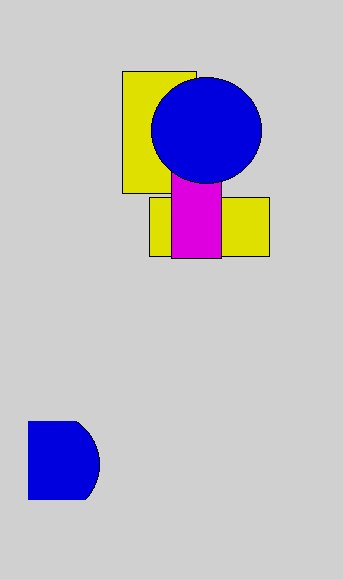
#> input picture Image Tampering/dataset/tampered/copy_move/copy_move_001.jpg, 343 x 579 px
$ python -i image_tampering_detector.py   (imports and definitions only)
#> lines starting #> are read from the running program, lines starting #| are printed output that depends on the picture; after the words box and inside, x2 and y2 are one past the last pixel; in counts of white or black regions, pixels touching at a corner belong together
import cv2
import numpy as np
from PIL import Image, ImageEnhance
import matplotlib.pyplot as plt
import os
import json
from scipy import ndimage
from sklearn.cluster import KMeans
import warnings
# [1 line not run here, left out]

class ImageTamperingDetector:
    def __init__(self):
        self.results = {}

    def load_image(self, image_path):
        """Load image using multiple methods for robustness"""
        try:
            # Try with OpenCV
            img_cv = cv2.imread(image_path)
            if img_cv is not None:
                img_cv = cv2.cvtColor(img_cv, cv2.COLOR_BGR2RGB)

            # Try with PIL
            img_pil = Image.open(image_path)
            img_pil_array = np.array(img_pil.convert('RGB'))

            return img_cv if img_cv is not None else img_pil_array
        except Exception as e:
            print(f"Error loading image: {e}")
            return None

    def detect_copy_move_forgery(self, image):
        """Detect copy-move forgery using block matching"""
        if len(image.shape) == 3:
            gray = cv2.cvtColor(image, cv2.COLOR_RGB2GRAY)
        else:
            gray = image.copy()

        height, width = gray.shape
        block_size = 16
        threshold = 0.95

        matches = []
        blocks = {}

        # Extract overlapping blocks
        for i in range(0, height - block_size, 4):
            for j in range(0, width - block_size, 4):
                block = gray[i:i+block_size, j:j+block_size]
                block_hash = hash(block.tobytes())

                if block_hash in blocks:
                    # Calculate correlation
                    existing_block, (ex_i, ex_j) = blocks[block_hash]
                    correlation = cv2.matchTemplate(block, existing_block, cv2.TM_CCOEFF_NORMED)[0,0]

                    if correlation > threshold and abs(i - ex_i) > block_size and abs(j - ex_j) > block_size:
                        matches.append(((i, j), (ex_i, ex_j), correlation))
                else:
                    blocks[block_hash] = (block, (i, j))

        confidence = min(len(matches) * 0.1, 1.0) if matches else 0.0
        return matches, confidence

    def analyze_noise_patterns(self, image):
        """Analyze noise distribution for tampering detection"""
        if len(image.shape) == 3:
            gray = cv2.cvtColor(image, cv2.COLOR_RGB2GRAY)
        else:
            gray = image.copy()

        # Apply high-pass filter to extract noise
        kernel = np.array([[-1, -1, -1], [-1, 8, -1], [-1, -1, -1]])
        noise = cv2.filter2D(gray, -1, kernel)

        # Divide image into blocks and analyze noise variance
        block_size = 32
        height, width = gray.shape
        variances = []
        positions = []

        for i in range(0, height - block_size, block_size):
            for j in range(0, width - block_size, block_size):
                block_noise = noise[i:i+block_size, j:j+block_size]
                var = np.var(block_noise)
                variances.append(var)
                positions.append((i, j))

        if len(variances) > 0:
            variances = np.array(variances)
            mean_var = np.mean(variances)
            std_var = np.std(variances)

            # Find outliers (potential tampered regions)
            outliers = []
            for i, var in enumerate(variances):
                if abs(var - mean_var) > 2 * std_var:
                    outliers.append((positions[i], var))

            confidence = min(len(outliers) * 0.05, 1.0) if outliers else 0.0
            return outliers, confidence

        return [], 0.0

    def detect_jpeg_compression_artifacts(self, image):
        """Detect inconsistent JPEG compression artifacts"""
        if len(image.shape) == 3:
            gray = cv2.cvtColor(image, cv2.COLOR_RGB2GRAY)
        else:
            gray = image.copy()

        # Apply DCT to 8x8 blocks (JPEG compression units)
        height, width = gray.shape
        artifacts = []

        for i in range(0, height - 8, 8):
            for j in range(0, width - 8, 8):
                block = gray[i:i+8, j:j+8].astype(np.float32)
                dct_block = cv2.dct(block)

                # Analyze high-frequency components
                high_freq = np.sum(np.abs(dct_block[4:, 4:]))
                artifacts.append((i, j, high_freq))

        if artifacts:
            artifact_values = [a[2] for a in artifacts]
            mean_artifact = np.mean(artifact_values)
            std_artifact = np.std(artifact_values)

            suspicious_blocks = []
            for i, j, val in artifacts:
                if abs(val - mean_artifact) > 2 * std_artifact:
                    suspicious_blocks.append((i, j, val))

            confidence = min(len(suspicious_blocks) * 0.03, 1.0)
            return suspicious_blocks, confidence

        return [], 0.0

    def analyze_lighting_consistency(self, image):
        """Analyze lighting inconsistencies"""
        if len(image.shape) != 3:
            return [], 0.0

        # Convert to LAB color space for better lighting analysis
        lab = cv2.cvtColor(image, cv2.COLOR_RGB2LAB)
        l_channel = lab[:, :, 0]

        # Divide image into regions and analyze brightness
        height, width = l_channel.shape
        region_size = 50
        regions = []

        for i in range(0, height - region_size, region_size):
            for j in range(0, width - region_size, region_size):
                region = l_channel[i:i+region_size, j:j+region_size]
                mean_brightness = np.mean(region)
                std_brightness = np.std(region)
                regions.append((i, j, mean_brightness, std_brightness))

        if regions:
            brightnesses = [r[2] for r in regions]
            overall_mean = np.mean(brightnesses)
            overall_std = np.std(brightnesses)

            inconsistent_regions = []
            for i, j, brightness, std_bright in regions:
                if abs(brightness - overall_mean) > 2 * overall_std:
                    inconsistent_regions.append((i, j, brightness))

            confidence = min(len(inconsistent_regions) * 0.04, 1.0)
            return inconsistent_regions, confidence

        return [], 0.0

    def detect_edge_artifacts(self, image):
        """Detect edge artifacts that might indicate splicing"""
        if len(image.shape) == 3:
            gray = cv2.cvtColor(image, cv2.COLOR_RGB2GRAY)
        else:
            gray = image.copy()

        # Apply edge detection
        edges = cv2.Canny(gray, 50, 150)

        # Find contours
        contours, _ = cv2.findContours(edges, cv2.RETR_EXTERNAL, cv2.CHAIN_APPROX_SIMPLE)

        suspicious_edges = []
        for contour in contours:
            # Analyze contour properties
            area = cv2.contourArea(contour)
            perimeter = cv2.arcLength(contour, True)

            if area > 100 and perimeter > 50:
                # Calculate circularity (suspicious if too perfect)
                circularity = 4 * np.pi * area / (perimeter * perimeter)

                # Calculate moments for further analysis
                M = cv2.moments(contour)
                if M["m00"] != 0:
                    cx = int(M["m10"] / M["m00"])
                    cy = int(M["m01"] / M["m00"])

                    if circularity > 0.8 or area > 5000:  # Suspicious thresholds
                        suspicious_edges.append((cx, cy, area, circularity))

        confidence = min(len(suspicious_edges) * 0.1, 1.0)
        return suspicious_edges, confidence

    def analyze_image(self, image_path):
        """Main analysis function"""
        print(f"Analyzing image: {image_path}")

        image = self.load_image(image_path)
#> in load_image, img_cv is the input picture: shape (579, 343, 3); mean B, G, R 199, 188.9, 193
        if image is None:
            return {"error": "Could not load image"}

        results = {
            "image_path": image_path,
            "image_shape": image.shape,
            "analysis": {}
        }

        # Run all detection methods
        print("Detecting copy-move forgery...")
        copy_move_matches, cm_confidence = self.detect_copy_move_forgery(image)
#> in detect_copy_move_forgery, `gray = cv2.cvtColor(image, cv2.COLOR_RGB2GRAY)`:
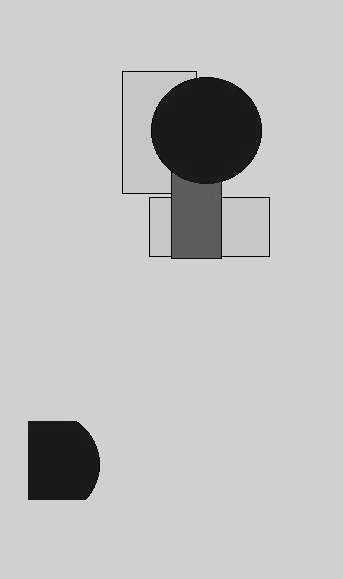
#> gray: shape (579, 343); min 0, max 227, mean 191.2
#> after the loop in detect_copy_move_forgery, `for i in range(0, height - block_size, 4):`: blocks = 1502 items; matches = 8341 items
#> in detect_copy_move_forgery, `confidence = min(len(matches) * 0.1, 1.0) if matches else 0.0`: confidence = 1
#> copy_move_matches = 8341 items; cm_confidence = 1
        results["analysis"]["copy_move"] = {
            "matches": len(copy_move_matches),
            "confidence": cm_confidence,
            "details": copy_move_matches[:5]  # Limit output
        }

        print("Analyzing noise patterns...")
        noise_outliers, noise_confidence = self.analyze_noise_patterns(image)
#> in analyze_noise_patterns, `noise = cv2.filter2D(gray, -1, kernel)`:
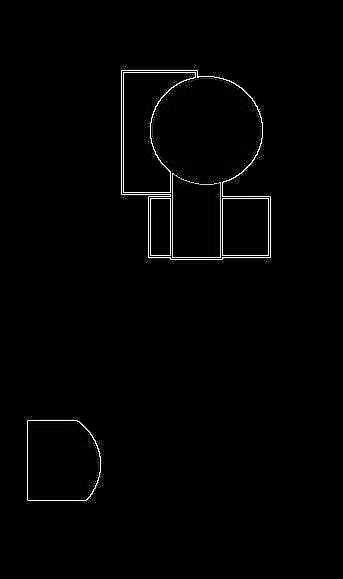
#> noise: shape (579, 343); min 0, max 255, mean 3
#> after the loop in analyze_noise_patterns, `for i in range(0, height - block_size, block_size):`: positions = 180 pairs, first value 0 to 544, second value 0 to 288; variances = 180 values, max 7497.2 at index 64, min 0 at index 0, mean 675.8
#> in analyze_noise_patterns, `mean_var = np.mean(variances)`: mean_var = 675.8
#> in analyze_noise_patterns, `std_var = np.std(variances)`: std_var = 1404.8
#> the loop in analyze_noise_patterns, `for i, var in enumerate(variances):` made 180 passes
#> var on passes 1 to 3: 0, 0, 0
#> after the loop in analyze_noise_patterns, `for i, var in enumerate(variances):`: outliers = 15 items
#> in analyze_noise_patterns, `confidence = min(len(outliers) * 0.05, 1.0) if outliers else 0.0`: confidence = 0.75
#> noise_outliers = 15 items; noise_confidence = 0.75
        results["analysis"]["noise_analysis"] = {
            "outliers": len(noise_outliers),
            "confidence": noise_confidence,
            "details": noise_outliers[:5]
        }

        print("Detecting JPEG artifacts...")
        jpeg_artifacts, jpeg_confidence = self.detect_jpeg_compression_artifacts(image)
#> after the loop in detect_jpeg_compression_artifacts, `for i in range(0, height - 8, 8):`: artifacts = 3024 items, first 6: (0, 0, 0), (0, 8, 0), (0, 16, 0), (0, 24, 0), (0, 32, 0), (0, 40, 0)
#> in detect_jpeg_compression_artifacts, `artifact_values = [a[2] for a in artifacts]`: artifact_values = 3024 values, max 659.3 at index 860, min 0 at index 0, mean 7.18
#> in detect_jpeg_compression_artifacts, `mean_artifact = np.mean(artifact_values)`: mean_artifact = 7.18
#> in detect_jpeg_compression_artifacts, `std_artifact = np.std(artifact_values)`: std_artifact = 53.06
#> the loop in detect_jpeg_compression_artifacts, `for i, j, val in artifacts:` made 3024 passes
#> (i, j) on passes 2 to 4: (0, 8), (0, 16), (0, 24)
#> after the loop in detect_jpeg_compression_artifacts, `for i, j, val in artifacts:`: suspicious_blocks = 57 items, first 6: (64, 192, 145.9), (72, 192, 411.2), (72, 208, 217.3), (72, 216, 348.6), (80, 168, 417.4), (80, 176, 418.3)
#> in detect_jpeg_compression_artifacts, `confidence = min(len(suspicious_blocks) * 0.03, 1.0)`: confidence = 1
#> jpeg_artifacts has the same summary as suspicious_blocks in detect_jpeg_compression_artifacts; jpeg_confidence = 1
        results["analysis"]["jpeg_artifacts"] = {
            "suspicious_blocks": len(jpeg_artifacts),
            "confidence": jpeg_confidence,
            "details": jpeg_artifacts[:5]
        }

        print("Analyzing lighting consistency...")
        lighting_issues, lighting_confidence = self.analyze_lighting_consistency(image)
#> in analyze_lighting_consistency, `l_channel = lab[:, :, 0]`:
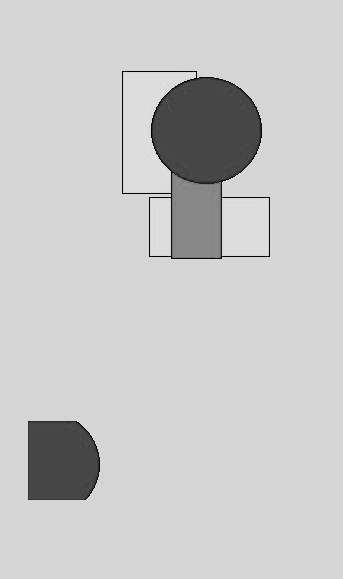
#> l_channel: shape (579, 343); min 0, max 232, mean 200.4
#> after the loop in analyze_lighting_consistency, `for i in range(0, height - region_size, region_size):`: regions = 66 items, first 6: (0, 0, 213, 0), (0, 50, 213, 0), (0, 100, 213, 0), (0, 150, 213, 0), (0, 200, 213, 0), (0, 250, 213, 0)
#> in analyze_lighting_consistency, `brightnesses = [r[2] for r in regions]`: brightnesses = 66 values, max 213 at index 60, min 70.02 at index 16, mean 197.9
#> in analyze_lighting_consistency, `overall_mean = np.mean(brightnesses)`: overall_mean = 197.9
#> in analyze_lighting_consistency, `overall_std = np.std(brightnesses)`: overall_std = 34.09
#> the loop in analyze_lighting_consistency, `for i, j, brightness, std_bright in regions:` made 66 passes
#> (i, j, brightness, std_bright) on passes 2 to 9: (0, 50, 213, 0), (0, 100, 213, 0), (0, 150, 213, 0), (0, 200, 213, 0), (0, 250, 213, 0), (50, 0, 213, 0), (50, 50, 213, 0), (50, 100, 210.6, 31.25)
#> after the loop in analyze_lighting_consistency, `for i, j, brightness, std_bright in regions:`: inconsistent_regions = [(100, 150, 78.27), (100, 200, 70.02), (150, 150, 129.3), (150, 200, 115), (450, 50, 77.61)]
#> in analyze_lighting_consistency, `confidence = min(len(inconsistent_regions) * 0.04, 1.0)`: confidence = 0.2
#> lighting_issues has the same summary as inconsistent_regions in analyze_lighting_consistency; lighting_confidence = 0.2
        results["analysis"]["lighting"] = {
            "inconsistent_regions": len(lighting_issues),
            "confidence": lighting_confidence,
            "details": lighting_issues[:5]
        }

        print("Detecting edge artifacts...")
        edge_artifacts, edge_confidence = self.detect_edge_artifacts(image)
#> in detect_edge_artifacts, `edges = cv2.Canny(gray, 50, 150)`:
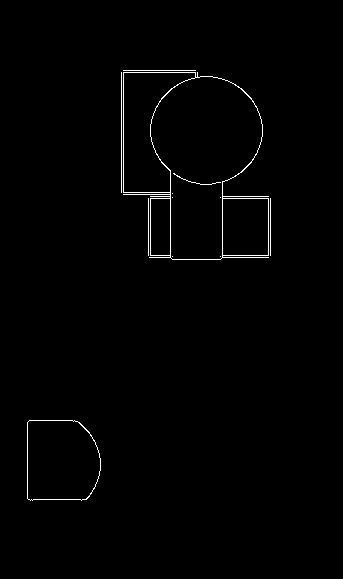
#> edges: shape (579, 343); 0.93% white in thin lines or dots, all inside (x1, y1, x2, y2) = (27, 70, 271, 501)
#> in detect_edge_artifacts, `contours, _ = cv2.findContours(edges, cv2.RETR_EXTERNAL, cv2.CHAIN_APP..`: contours = 6 contours, 4 with area under 20; largest, box (x1, y1, x2, y2) and area: (123, 72, 269, 260) 21996, (27, 420, 101, 501) 5276
#> the loop in detect_edge_artifacts, `for contour in contours:` made 6 passes
#> (area, perimeter, circularity, cx, cy) on passes 1, 4: (5276, 283.9, 0.823, 60, 460), (21995.5, 1106.2, 0.226, 192, 163)
#> after the loop in detect_edge_artifacts, `for contour in contours:`: suspicious_edges = [(60, 460, 5276, 0.823), (192, 163, 21995.5, 0.226)]
#> in detect_edge_artifacts, `confidence = min(len(suspicious_edges) * 0.1, 1.0)`: confidence = 0.2
#> edge_artifacts has the same summary as suspicious_edges in detect_edge_artifacts; edge_confidence = 0.2
        results["analysis"]["edge_artifacts"] = {
            "suspicious_edges": len(edge_artifacts),
            "confidence": edge_confidence,
            "details": edge_artifacts[:5]
        }

        # Calculate overall tampering confidence
        confidences = [cm_confidence, noise_confidence, jpeg_confidence,
                      lighting_confidence, edge_confidence]
#> confidences = [1, 0.75, 1, 0.2, 0.2]
        overall_confidence = np.mean(confidences)
#> overall_confidence = 0.63

        results["overall_assessment"] = {
            "tampering_confidence": overall_confidence,
            "likely_tampered": overall_confidence > 0.3,
            "severity": "High" if overall_confidence > 0.7 else "Medium" if overall_confidence > 0.3 else "Low"
        }

        return results

    # [130 lines left out: functions visualize_results, main, not called in this run]

# [2 lines not run here, left out]

>>> result = ImageTamperingDetector().analyze_image('dataset/tampered/copy_move/copy_move_001.jpg')
#> result = 4 items

$ run again, on Image Tampering/dataset/tampered/copy_move/copy_move_005.jpg
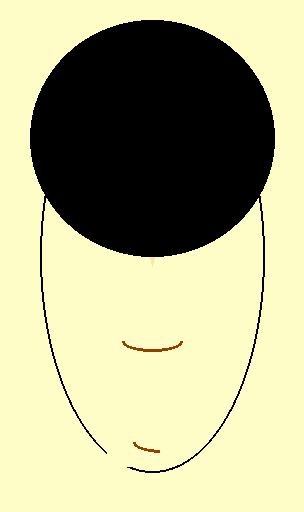
#> input picture Image Tampering/dataset/tampered/copy_move/copy_move_005.jpg, 304 x 512 px
#> in load_image, img_cv is the input picture: shape (512, 304, 3); mean B, G, R 139.2, 176.6, 177.4
#> in detect_copy_move_forgery, `gray = cv2.cvtColor(image, cv2.COLOR_RGB2GRAY)`:
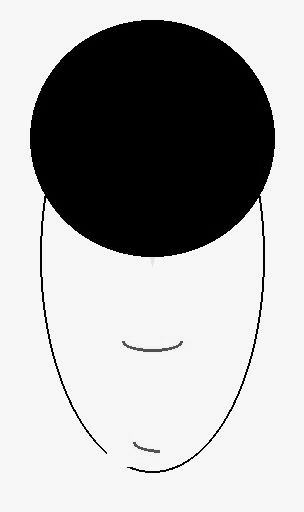
#> gray: shape (512, 304); min 0, max 254, mean 172.5
#> after the loop in detect_copy_move_forgery, `for i in range(0, height - block_size, 4):`: blocks = 2589 items; matches = 4972 items
#> in detect_copy_move_forgery, `confidence = min(len(matches) * 0.1, 1.0) if matches else 0.0`: confidence = 1
#> copy_move_matches = 4972 items; cm_confidence = 1
#> after the loop in analyze_noise_patterns, `for i in range(0, height - block_size, block_size):`: positions = 135 pairs, first value 0 to 448, second value 0 to 256; variances = 135 values, max 6154.2 at index 130, min 0 at index 0, mean 1147.5
#> mean_var = 1147.5
#> std_var = 1625.6
#> the loop in analyze_noise_patterns, `for i, var in enumerate(variances):` made 135 passes
#> var on passes 1 to 8: 0, 0, 2.44, 2515.5, 2098.4, 2280.7, 1342.5, 0.00878
#> after the loop in analyze_noise_patterns, `for i, var in enumerate(variances):`: outliers = [((192, 32), 5725.7), ((352, 32), 4553.1), ((352, 224), 4700), ((384, 64), 4633), ((384, 224), 5107), ((416, 64), 4730.2), ((416, 192), 4901.6), ((448, 128), 6154.2), ((448, 160), 5143.2)]
#> in analyze_noise_patterns, `confidence = min(len(outliers) * 0.05, 1.0) if outliers else 0.0`: confidence = 0.45
#> noise_outliers has the same summary as outliers in analyze_noise_patterns
#> after the loop in detect_jpeg_compression_artifacts, `for i in range(0, height - 8, 8):`: artifacts = 2331 items, first 6: (0, 0, 0), (0, 8, 0), (0, 16, 0), (0, 24, 0), (0, 32, 0), (0, 40, 0)
#> artifact_values = 2331 values, max 1016.1 at index 2024, min 0 at index 0, mean 33.49
#> mean_artifact = 33.49
#> std_artifact = 125.5
#> the loop in detect_jpeg_compression_artifacts, `for i, j, val in artifacts:` made 2331 passes
#> (i, j) on passes 2 to 4: (0, 8), (0, 16), (0, 24)
#> after the loop in detect_jpeg_compression_artifacts, `for i, j, val in artifacts:`: suspicious_blocks = 134 items, first 6: (16, 136, 286.7), (16, 176, 382.5), (24, 96, 301.1), (24, 104, 501.2), (24, 112, 406.2), (24, 192, 330.6)
#> in detect_jpeg_compression_artifacts, `confidence = min(len(suspicious_blocks) * 0.03, 1.0)`: confidence = 1
#> jpeg_artifacts has the same summary as suspicious_blocks in detect_jpeg_compression_artifacts
#> lab: shape (512, 304, 3); mean of channels 0, 1, 2 175.2, 122.5, 146
#> after the loop in analyze_lighting_consistency, `for i in range(0, height - region_size, region_size):`: regions = 60 items, first 6: (0, 0, 251, 0), (0, 50, 221.4, 80.21), (0, 100, 120.1, 124.9), (0, 150, 114.9, 124.7), (0, 200, 211.6, 90.64), (0, 250, 251, 0.0283)
#> brightnesses = 60 values, max 251 at index 0, min 0 at index 8, mean 172.4
#> overall_mean = 172.4
#> overall_std = 101.2
#> the loop in analyze_lighting_consistency, `for i, j, brightness, std_bright in regions:` made 60 passes
#> (i, j, brightness, std_bright) on passes 2 to 9: (0, 50, 221.4, 80.21), (0, 100, 120.1, 124.9), (0, 150, 114.9, 124.7), (0, 200, 211.6, 90.64), (0, 250, 251, 0.0283), (50, 0, 231.6, 66.31), (50, 50, 23.11, 71.88), (50, 100, 0, 0)
#> after the loop in analyze_lighting_consistency, `for i, j, brightness, std_bright in regions:`: inconsistent_regions = []
#> in analyze_lighting_consistency, `confidence = min(len(inconsistent_regions) * 0.04, 1.0)`: confidence = 0
#> lighting_issues = []; lighting_confidence = 0
#> in detect_edge_artifacts, `edges = cv2.Canny(gray, 50, 150)`:
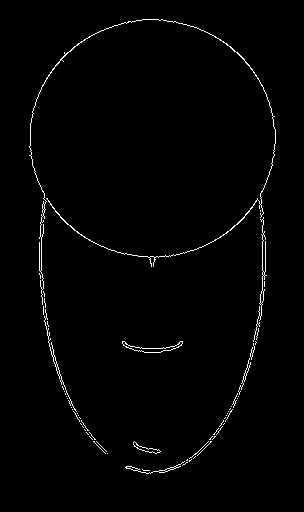
#> edges: shape (512, 304); 1.3% white in thin lines or dots, all inside (x1, y1, x2, y2) = (29, 19, 276, 474)
#> contours = 60 contours, 53 with area under 20; largest, box (x1, y1, x2, y2) and area: (122, 341, 183, 353) 198, (29, 19, 276, 305) 131, (133, 441, 161, 454) 86, (125, 461, 185, 474) 62, (44, 309, 77, 412) 55, (253, 217, 267, 342) 43, (238, 358, 251, 395) 25
#> the loop in detect_edge_artifacts, `for contour in contours:` made 60 passes
#> (area, perimeter, circularity, cx, cy) on passes 49, 60: (198, 141.7, 0.124, 151, 347), (131, 2126, 0.000364, 136, 149)
#> after the loop in detect_edge_artifacts, `for contour in contours:`: suspicious_edges = []
#> in detect_edge_artifacts, `confidence = min(len(suspicious_edges) * 0.1, 1.0)`: confidence = 0
#> edge_artifacts = []; edge_confidence = 0
#> confidences = [1, 0.45, 1, 0, 0]
#> overall_confidence = 0.49
#> result = 4 items
